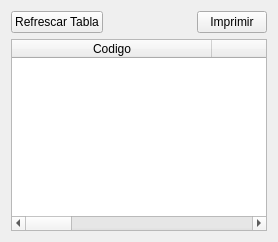
                <widget class="QWidget" name="tab_7">
                 <attribute name="title">
                  <string>Herramientas Manuales</string>
                 </attribute>
                 <layout class="QVBoxLayout" name="verticalLayout_16">
                  <item>
                   <layout class="QHBoxLayout" name="horizontalLayout_8">
                    <item>
                     <widget class="QPushButton" name="bt_reload_2">
                      <property name="text">
                       <string>Refrescar Tabla</string>
                      </property>
                     </widget>
                    </item>
                    <item>
                     <spacer name="horizontalSpacer_5">
                      <property name="orientation">
                       <enum>Qt::Horizontal</enum>
                      </property>
                      <property name="sizeHint" stdset="0">
                       <size>
                        <width>40</width>
                        <height>20</height>
                       </size>
                      </property>
                     </spacer>
                    </item>
                    <item>
                     <widget class="QPushButton" name="btn_printHerrM">
                      <property name="maximumSize">
                       <size>
                        <width>70</width>
                        <height>16777215</height>
                       </size>
                      </property>
                      <property name="text">
                       <string>Imprimir</string>
                      </property>
                     </widget>
                    </item>
                   </layout>
                  </item>
                  <item>
                   <widget class="QTableWidget" name="tablaHerramientas">
                    <attribute name="horizontalHeaderDefaultSectionSize">
                     <number>200</number>
                    </attribute>
                    <column>
                     <property name="text">
                      <string>Codigo</string>
                     </property>
                    </column>
                    <column>
                     <property name="text">
                      <string>Descripcion</string>
                     </property>
                    </column>
                    <column>
                     <property name="text">
                      <string>Cantidad</string>
                     </property>
                    </column>
                    <column>
                     <property name="text">
                      <string>Estado</string>
                     </property>
                    </column>
                    <column>
                     <property name="text">
                      <string>Notas</string>
                     </property>
                    </column>
                   </widget>
                  </item>
                 </layout>
                </widget>
